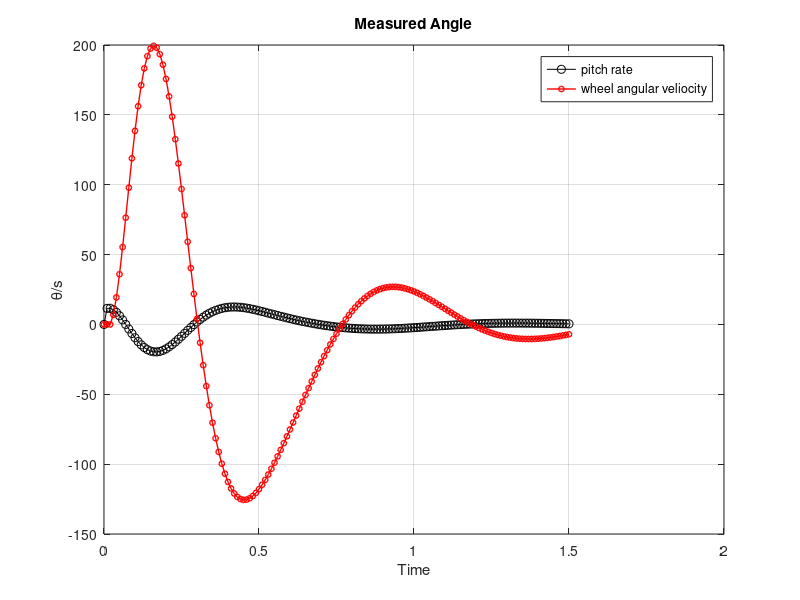
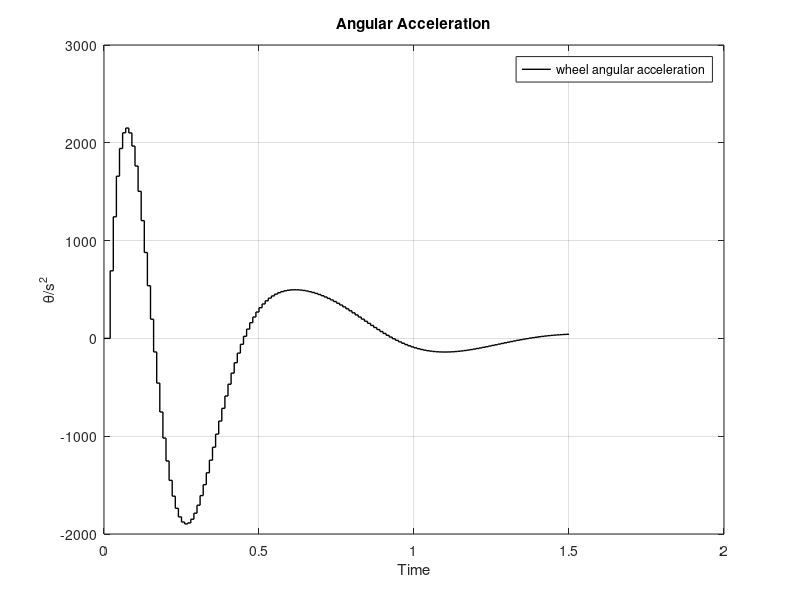
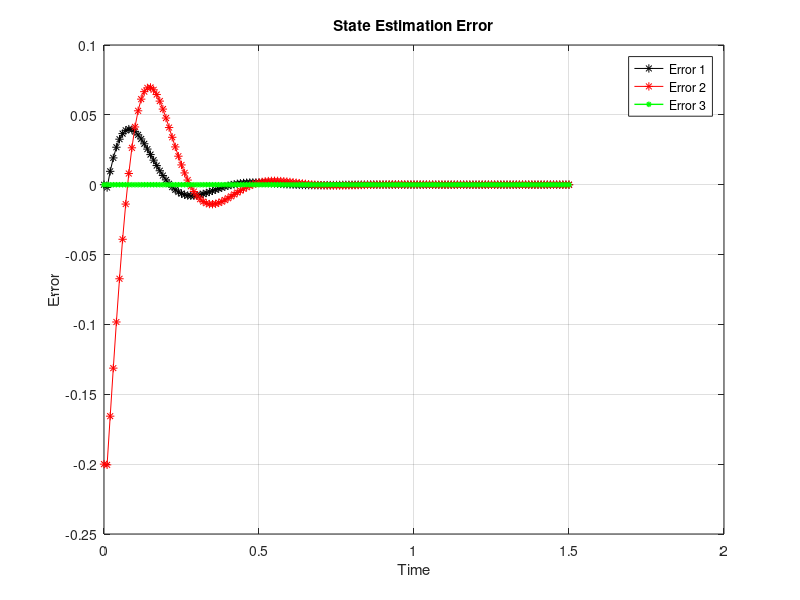

MATLAB code to generate these figures, in order:
clear all; close all; clc;
%% Declaring intial values
Tfinal = 1.5;
frequency = 100;
T = 1/frequency;
t = (0:T:Tfinal)';
N = length(t);
n = 5768280;
alpha = 115856;
gamma = 19230;
Ts = 1.5;
Mp = 0.3;
zeta = sqrt((log(Mp))^2/(pi^2+(log(Mp))^2));
zeta_omegaN = 4/Ts;
omega_N = zeta_omegaN/zeta;
omega_D = omega_N*sqrt(1-zeta^2);
Roots_cont = [-zeta_omegaN+omega_D*1i -zeta_omegaN-omega_D*1i];
Roots_disc = exp(Roots_cont*T);
z_star = [Roots_disc(1) Roots_disc(2)];
Ac = [0 1;n/alpha 0];   %continous state space model
Bc = [0 -gamma/alpha]';
A = expm(Ac*T);         %continous to discrete state space
B = (A - eye(length(A)))*Ac^-1*Bc;
A(1:2,3) = 0;
A(3,1:2) = 0;
A(3,3) = 1;
B(3,1) = T;
K_matrix = acker(A,B,[Roots_disc(1), Roots_disc(2), abs(Roots_disc(1))]); %calculating k matrix
C = [0 1 0;0 0 1];
Ts_estimate = 0.5;
Mp_estimate = 0.2;
zeta_estimate = sqrt((log(Mp_estimate))^2/(pi^2+(log(Mp_estimate))^2));
zeta_omegaN_estimate = 4/Ts_estimate;
omega_N_estimate = zeta_omegaN_estimate/zeta_estimate;
omega_D_estimate = omega_N_estimate*sqrt(1-zeta_estimate^2);
Roots_cont_estimate = [-zeta_omegaN_estimate+omega_D_estimate*1i ...
    -zeta_omegaN_estimate-omega_D_estimate*1i];
Roots_disc_estimated = exp(Roots_cont_estimate*T);
beta_star = [Roots_disc_estimated(1) Roots_disc_estimated(2)];
char_Equation = poly([beta_star]);
L_matrix = place(A', C',[Roots_disc_estimated(1) Roots_disc_estimated(2) ...
    abs(Roots_disc_estimated(1))])';
%% Simulation
x = zeros(3,N);
x_hat = zeros(3,N);
y = zeros(2,N);
y_hat = zeros(2,N);
u = zeros(1,N);
x(:,1) = [0;0.2;0];
x_hat(:,1) = [0;0;0];
y_hat(1) = C(1,:)*x_hat(:,1);
u(1) = -K_matrix*x(:,1);
u(1) = 0;   
error(:,1) = x_hat(:,1)-x(:,1);
for k = 2:N
    x(:,k) = A*x(:,k-1)+B*u(k-1);
    x_hat(:,k) = A*x_hat(:,k-1) + B*u(k-1) - L_matrix * (y_hat(:,k-1)-y(:,k-1));
    y_hat(:,k) = C(:,:)*x_hat(:,k);
    y(:,k) = C(:,:)*x(:,k);
    u(k) = -K_matrix*x_hat(:,k);
    error(:,k) = x_hat(:,k) - x(:,k);
end

%% Plots
figure(1)
plot(t,y(1,:)*180/pi, 'k-o', t,y(2,:)*180/pi,'r-o', 'linewi',1,'MarkerSize',4)
grid on
title('Measured Angle')
xlabel('Time')
ylabel('\theta/s')
legend('pitch rate','wheel angular veliocity')

figure(2)
stairs(t,u*180/pi,'k-','linewi',1, 'MArkersize',4)
grid on
title('Angular Acceleration')
xlabel('Time')
ylabel('\theta/s^2')
legend('wheel angular acceleration')

figure(3)
plot(t,error(1,:),'k-*', t,error(2,:),'r-*', t,error(3,:),'g-*','linewi',1,'MarkerSize',4)
grid on
title('State Estimation Error')
xlabel('Time')
ylabel('Error')
legend('Error 1','Error 2','Error 3')